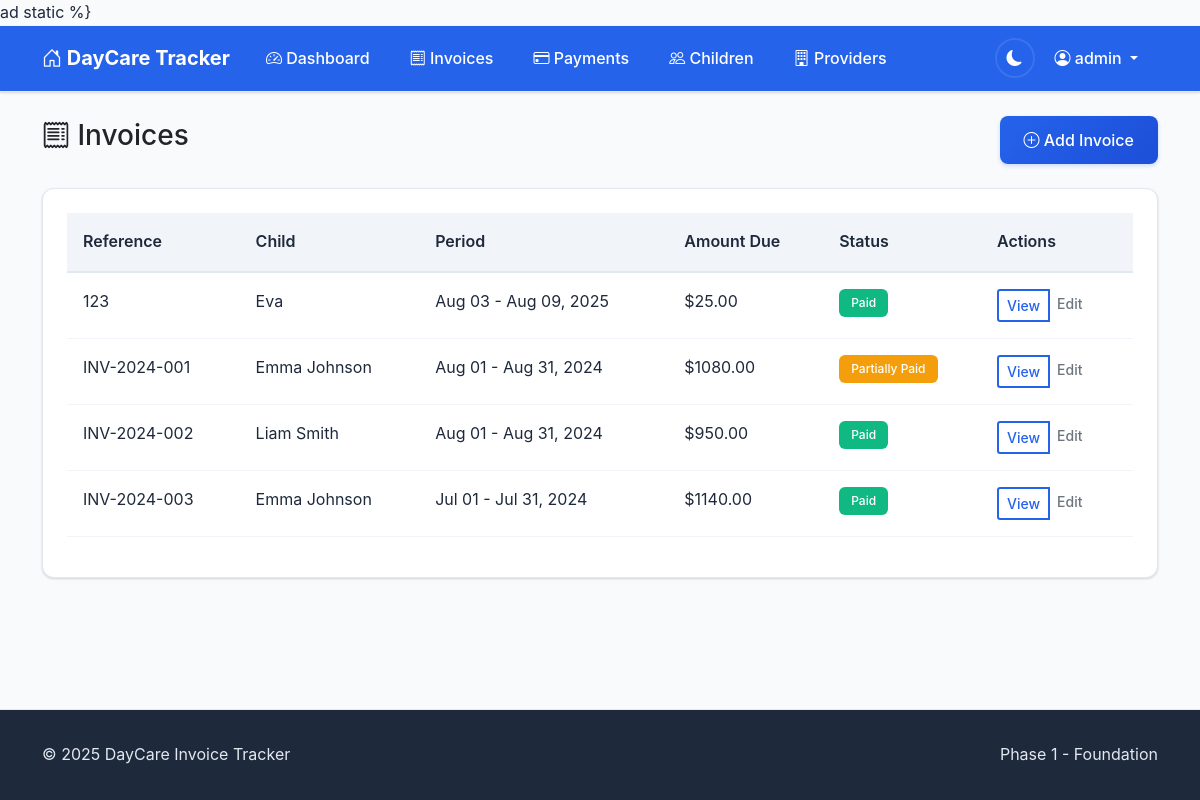
The page /invoices/ (signed in) on the database as committed earlier.
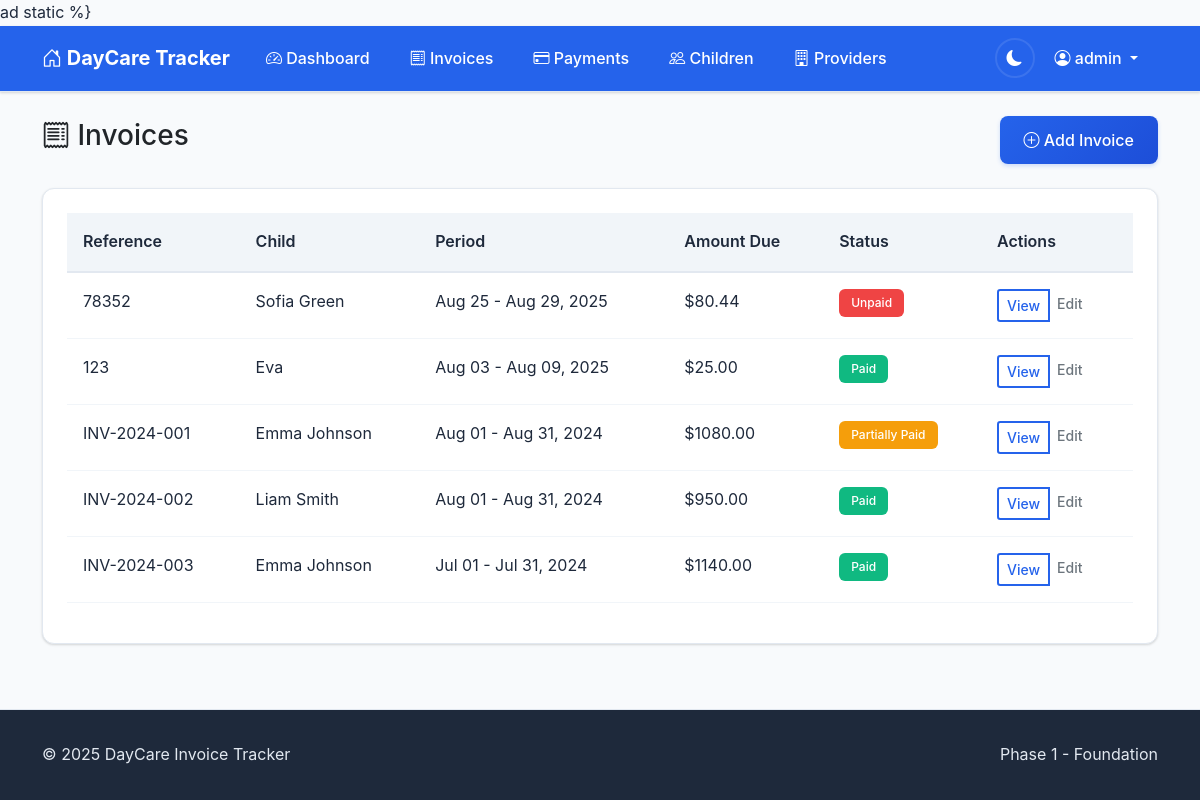
The same page on the database as committed later.
### accounts/models.py (models this page shows, shortened)
class CustomUser(AbstractUser):
    email = models.EmailField(unique=True)
    phone_number = models.CharField(max_length=15, blank=True)
    notification_preferences = models.JSONField(
        default=dict,
        help_text="User preferences for email/SMS notifications"
    )
    created_at = models.DateTimeField(auto_now_add=True)
    updated_at = models.DateTimeField(auto_now=True)

### invoices/models.py (models this page shows, shortened)
class Invoice(models.Model):
    PAYMENT_STATUS_CHOICES = [
        ('unpaid', 'Unpaid'),
        ('partial', 'Partially Paid'),
        ('paid', 'Paid'),
        ('overdue', 'Overdue'),
    ]
    child = models.ForeignKey(Child, on_delete=models.CASCADE, related_name='invoices')
    invoice_reference = models.CharField(max_length=50)
    period_start = models.DateField()
    period_end = models.DateField()
    issue_date = models.DateField()
    due_date = models.DateField(null=True, blank=True)
    original_amount = models.DecimalField(max_digits=10, decimal_places=2)
    discount_percentage = models.DecimalField(max_digits=5, decimal_places=2, default=Decimal('0.00'))
    discount_amount = models.DecimalField(max_digits=10, decimal_places=2, default=Decimal('0.00'))
    previous_balance = models.DecimalField(
        max_digits=10,
        decimal_places=2,
        default=Decimal('0.00'),
        help_text="Previous unpaid balance carried forward"
    )
    week_amount_due = models.DecimalField(
        max_digits=10,
        decimal_places=2,
        default=Decimal('0.00'),
        help_text="Amount due for this week only (excluding previous balance)"
    )
    total_amount_due = models.DecimalField(
        max_digits=10,
        decimal_places=2,
        default=Decimal('0.00'),
        help_text="Total amount due including previous balance"
    )
    amount_due = models.DecimalField(
        max_digits=10,
        decimal_places=2,
        help_text="Legacy field - use total_amount_due instead"
    )
    payment_status = models.CharField(max_length=10, choices=PAYMENT_STATUS_CHOICES, default='unpaid')
    fee_type = models.CharField(max_length=100, blank=True)
    pdf_file = models.FileField(upload_to='invoices/%Y/%m/', null=True, blank=True)
    extracted_from_email = models.BooleanField(default=False)
    email_message_id = models.CharField(max_length=255, blank=True)
    created_at = models.DateTimeField(auto_now_add=True)
    updated_at = models.DateTimeField(auto_now=True)
    class Meta:
        ordering = ['-issue_date']
        unique_together = ['child', 'invoice_reference']

class Child(models.Model):
    user = models.ForeignKey(User, on_delete=models.CASCADE, related_name='children')
    name = models.CharField(max_length=100)
    reference_number = models.CharField(max_length=20)
    date_of_birth = models.DateField(null=True, blank=True)
    daycare_provider = models.ForeignKey(DaycareProvider, on_delete=models.CASCADE, related_name='children')
    is_active = models.BooleanField(default=True)
    created_at = models.DateTimeField(auto_now_add=True)
    updated_at = models.DateTimeField(auto_now=True)
    class Meta:
        ordering = ['name']
        unique_together = ['user', 'reference_number', 'daycare_provider']

### invoices/views.py (the view)
# urls.py: path('invoices/', views.InvoiceListView.as_view(), name='invoice_list'),
class InvoiceListView(LoginRequiredMixin, ListView):
    model = Invoice
    template_name = 'invoices/invoice_list.html'
    context_object_name = 'invoices'
    paginate_by = 20
    def get_queryset(self):
        queryset = Invoice.objects.filter(
            child__user=self.request.user
        ).select_related(
            'child', 'child__daycare_provider'
        ).order_by('-issue_date')
        child_id = self.request.GET.get('child')
        if child_id:
            try:
                child_id = int(child_id)
                queryset = queryset.filter(child_id=child_id)
            except (ValueError, TypeError):
                pass
        status = self.request.GET.get('status')
        if status and status in ['paid', 'partial', 'unpaid', 'overdue']:
            queryset = queryset.filter(payment_status=status)
        return queryset

### templates/invoices/invoice_list.html (shortened to what this page needs)
{% extends 'base.html' %}
{% block page_header %}
<div class="d-flex justify-content-between align-items-center mb-4">
    <h1 class="h3">
        <i class="bi bi-receipt"></i>
        Invoices
    </h1>
    <a href="{% url 'invoices:invoice_create' %}" class="btn btn-primary">
        <i class="bi bi-plus-circle"></i>
        Add Invoice
    </a>
</div>
{% endblock %}
{% block content %}
<div class="card">
    <div class="card-body">
        {% if invoices %}
            <div class="table-responsive">
                <table class="table">
                    <thead>
                        <tr>
                            <th>Reference</th>
                            <th>Child</th>
                            <th>Period</th>
                            <th>Amount Due</th>
                            <th>Status</th>
                            <th>Actions</th>
                        </tr>
                    </thead>
                    <tbody>
                        {% for invoice in invoices %}
                        <tr>
                            <td>{{ invoice.invoice_reference }}</td>
                            <td>{{ invoice.child.name }}</td>
                            <td>{{ invoice.period_start|date:"M d" }} - {{ invoice.period_end|date:"M d, Y" }}</td>
                            <td>${{ invoice.amount_due|floatformat:2 }}</td>
                            <td>
                                <span class="badge badge-{{ invoice.payment_status }}">
                                    {{ invoice.get_payment_status_display }}
                                </span>
                            </td>
                            <td>
                                <div class="btn-group btn-group-sm">
                                    <a href="{% url 'invoices:invoice_detail' invoice.pk %}" class="btn btn-outline-primary">View</a>
                                    <a href="{% url 'invoices:invoice_edit' invoice.pk %}" class="btn btn-outline-secondary">Edit</a>
                                </div>
                            </td>
                        </tr>
                        {% endfor %}
                    </tbody>
                </table>
            </div>
        {% endif %}
    </div>
</div>
{% endblock %}

### templates/base.html (shortened to what this page needs)
<!DOCTYPE html>
<html lang="en">
<head>
    <link href="https://cdn.jsdelivr.net/npm/bootstrap@5.1.3/dist/css/bootstrap.min.css" rel="stylesheet">
    <link rel="stylesheet" href="https://cdn.jsdelivr.net/npm/bootstrap-icons@1.7.2/font/bootstrap-icons.css">
    {% load static %}
    <link href="{% static 'css/main.css' %}" rel="stylesheet">
</head>
<body class="d-flex flex-column min-vh-100">
    <nav class="navbar navbar-expand-lg navbar-dark bg-primary">
        <div class="container">
            <a class="navbar-brand" href="{% url 'invoices:dashboard' %}">
                <i class="bi bi-house-door"></i>
                DayCare Tracker
            </a>
            <div class="collapse navbar-collapse" id="navbarNav">
                {% if user.is_authenticated %}
                <ul class="navbar-nav me-auto">
                    <li class="nav-item">
                        <a class="nav-link" href="{% url 'invoices:dashboard' %}">
                            <i class="bi bi-speedometer2"></i>
                            Dashboard
                        </a>
                    </li>
                    <li class="nav-item">
                        <a class="nav-link" href="{% url 'invoices:invoice_list' %}">
                            <i class="bi bi-receipt"></i>
                            Invoices
                        </a>
                    </li>
                    <li class="nav-item">
                        <a class="nav-link" href="{% url 'invoices:payment_list' %}">
                            <i class="bi bi-credit-card"></i>
                            Payments
                        </a>
                    </li>
                    <li class="nav-item">
                        <a class="nav-link" href="{% url 'invoices:child_list' %}">
                            <i class="bi bi-people"></i>
                            Children
                        </a>
                    </li>
                    <li class="nav-item">
                        <a class="nav-link" href="{% url 'invoices:provider_list' %}">
                            <i class="bi bi-building"></i>
                            Providers
                        </a>
                    </li>
                </ul>
                <ul class="navbar-nav">
                    <li class="nav-item d-flex align-items-center">
                        <button class="theme-toggle" id="themeToggle" aria-label="Toggle dark mode" title="Toggle theme">
                            <i class="bi bi-sun-fill" id="themeIcon"></i>
                        </button>
                    </li>
                    <li class="nav-item dropdown">
                        <a class="nav-link dropdown-toggle" href="#" id="navbarDropdown" role="button" data-bs-toggle="dropdown">
                            <i class="bi bi-person-circle"></i>
                            {{ user.username }}
                        </a>
                    </li>
                </ul>
                {% endif %}
            </div>
        </div>
    </nav>
    <main class="flex-grow-1">
        <div class="container mt-4">
            {% block page_header %}{% endblock %}
            {% block content %}{% endblock %}
        </div>
    </main>
    <footer class="footer mt-auto">
        <div class="container">
            <div class="row">
                <div class="col-md-6">
                    <p class="mb-0">&copy; 2025 DayCare Invoice Tracker</p>
                </div>
                <div class="col-md-6 text-end">
                    <p class="mb-0">Phase 1 - Foundation</p>
                </div>
            </div>
        </div>
    </footer>
</body>
</html>

### templates/favicon.html (shortened to what this page needs)
{% load static %}

### static/css/main.css (style rules this page uses)
:root { --bs-primary: #2563eb; --bs-secondary: #64748b; --bs-success: #10b981; --bs-warning: #f59e0b; --bs-danger: #ef4444; --bs-info: #06b6d4; --bg-primary: #ffffff; --bg-secondary: #f8fafc; --bg-tertiary: #f1f5f9; --text-primary: #1e293b; --text-secondary: #64748b; --text-muted: #94a3b8; --border-color: #e2e8f0; --border-light: #f1f5f9; --card-bg: #ffffff; --card-border: #e2e8f0; --card-shadow: 0 1px 3px 0 rgba(0, 0, 0, 0.1), 0 1px 2px 0 rgba(0, 0, 0, 0.06); --card-shadow-hover: 0 10px 15px -3px rgba(0, 0, 0, 0.1), 0 4px 6px -2px rgba(0, 0, 0, 0.05); --navbar-bg: var(--bs-primary); --navbar-text: #ffffff; --navbar-hover: rgba(255, 255, 255, 0.1); --input-bg: #ffffff; --input-border: #d1d5db; --input-focus-border: var(--bs-primary); --input-focus-shadow: 0 0 0 3px rgba(37, 99, 235, 0.1); --stats-children: #8b5cf6; --stats-invoices: #06b6d4; --stats-paid: #10b981; --stats-outstanding: #f59e0b; --stats-overdue: #ef4444; --btn-primary-bg: var(--bs-primary); --btn-primary-hover: #1d4ed8; --btn-secondary-bg: #64748b; --btn-secondary-hover: #475569; --footer-bg: #1e293b; --footer-text: #e2e8f0; --transition-fast: 0.15s ease-in-out; --transition-medium: 0.3s ease-in-out; --transition-slow: 0.5s ease-in-out; }
* { transition: background-color var(--transition-fast), color var(--transition-fast), border-color var(--transition-fast), box-shadow var(--transition-fast); }
body { font-family: -apple-system, BlinkMacSystemFont, "Segoe UI", Roboto, "Helvetica Neue", Arial, "Noto Sans", sans-serif; background-color: var(--bg-secondary); color: var(--text-primary); line-height: 1.6; }
.navbar { background-color: var(--navbar-bg) !important; box-shadow: var(--card-shadow); border-bottom: 1px solid var(--border-color); }
.navbar-brand { font-weight: 700; font-size: 1.25rem; color: var(--navbar-text) !important; }
.navbar-nav .nav-link { color: var(--navbar-text) !important; font-weight: 500; padding: 0.75rem 1rem !important; border-radius: 0.375rem; margin: 0 0.25rem; transition: all var(--transition-fast); }
.theme-toggle { background: none; border: 2px solid var(--navbar-hover); color: var(--navbar-text); width: 40px; height: 40px; border-radius: 50%; display: flex; align-items: center; justify-content: center; transition: all var(--transition-fast); margin-left: 1rem; }
.card { background-color: var(--card-bg); border: 1px solid var(--card-border); border-radius: 0.75rem; box-shadow: var(--card-shadow); transition: all var(--transition-medium); overflow: hidden; }
.card-body { padding: 1.5rem; }
.btn { border-radius: 0.5rem; font-weight: 500; padding: 0.75rem 1.5rem; transition: all var(--transition-fast); border: none; }
.btn-primary { background: linear-gradient(135deg, var(--btn-primary-bg) 0%, var(--btn-primary-hover) 100%); color: white; box-shadow: 0 2px 4px rgba(37, 99, 235, 0.2); }
.btn-outline-primary { border: 2px solid var(--bs-primary); color: var(--bs-primary); background: transparent; }
.table { background-color: var(--card-bg); color: var(--text-primary); border-color: var(--border-color); }
.table th { background-color: var(--bg-tertiary); color: var(--text-primary); font-weight: 600; border-bottom: 2px solid var(--border-color); padding: 1rem; }
.table td { padding: 1rem; border-bottom: 1px solid var(--border-light); }
.badge { font-weight: 500; padding: 0.5rem 0.75rem; border-radius: 0.375rem; font-size: 0.75rem; }
.badge-unpaid { background-color: var(--stats-overdue); color: white; }
.badge-partial { background-color: var(--stats-outstanding); color: white; }
.badge-paid { background-color: var(--stats-paid); color: white; }
.footer { background-color: var(--footer-bg); color: var(--footer-text); padding: 2rem 0; margin-top: 3rem; border-top: 1px solid var(--border-color); }
html { scroll-behavior: smooth; }

Rows that differ between the two databases and show on the page:
added Invoice: invoice_reference "78352", child.name "Sofia Green", period_start "Aug 25", period_end "Aug 29, 2025", amount_due "80.44", payment_status "Unpaid"
